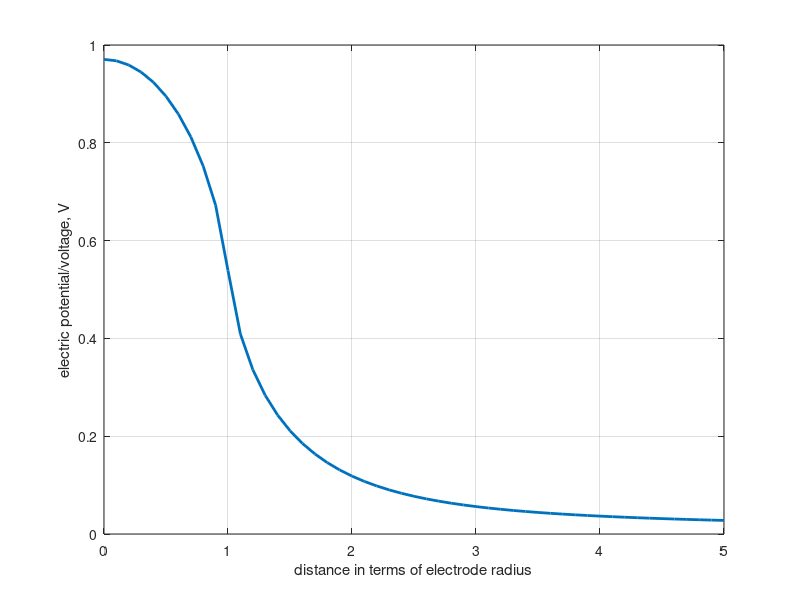

Reproduce this figure in MATLAB.
clear all 
%   SYNTAX
%   One_current_electrode
%   DESCRIPTION
%   This script computes surface potential/voltage generated by a single current
%   electrode placed on top of a conducting layer backed by a
%   semi-infinite substrate - programs Eq. (8.46) of Chapter 8. The second
%   electrode is at infinity. The potential is computed at different
%   distances d from the electrode center
%
%   Authors: S.N. Makarov, G. N. Noetscher
%
%   Low-Frequency Electromagnetic Modeling for Electrical and Biological
%   Systems Using MATLAB, Sergey N. Makarov, Gregory M. Noetscher, and Ara
%   Nazarian, Wiley, New York, 2105, 1st ed.

%   Problem parameters
R           = 0.005;            %   Electrode radius, m
h           = 0.005;            %   Heights of layer 1, m
I0          = 0.002;            %   Amplitude of coil current, A
sigma1      = 0.1;              %   Conductivity of layer 1, S/m
sigma2      = 0.5;              %   Conductivity of layer 2, S/m
z           = 0;                %   Depth of measured voltage, m
step1       = 0.01/R;           %   Step size of alpha

sigma       = (sigma1-sigma2)/(sigma1+sigma2);    

J0 = I0/(pi*R^2);
d = [0:R/10:5*R];   % variable distance

%   Analytical solution
phi = zeros(1, length(d));
for m = 1:length(d)
    r           = d(m);                               
    alpha       = R/10:step1:500/R;
    Integral = step1*sum((besselj(0,alpha*r)).*...
        ((besselj(1,alpha*R))).*R./(alpha).*...
        ((1+sigma*exp(-2*alpha*h))./(1-sigma*exp(-2*alpha*h))));
    phi(m) = Integral;
end
phi = J0/sigma1*phi;

plot(d/R, phi, 'LineWidth', 2); grid on
xlabel('distance in terms of electrode radius'); ylabel('electric potential/voltage, V')

